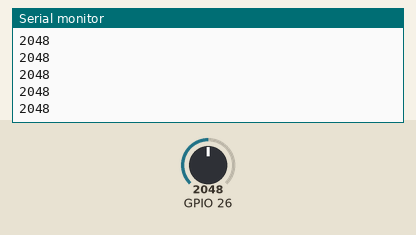
Recording of a sketch running on a simulated ESP32. On the bench: the last lines printed to the serial monitor. Inputs (shaded band) come from the test bench; at power-on: GPIO 26 = 2048.

Above: at 1.2 s.
1.3 s: GPIO 26 set to 2866
At 1.8 s:
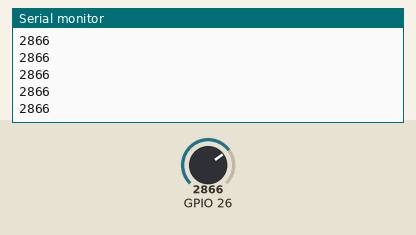
2.8 s: GPIO 26 set to 3603
At 3.6 s:
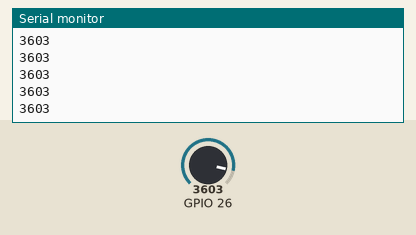
Timing chart, 0 to 5.8 s (numbered marks = the images above; inputs shaded):
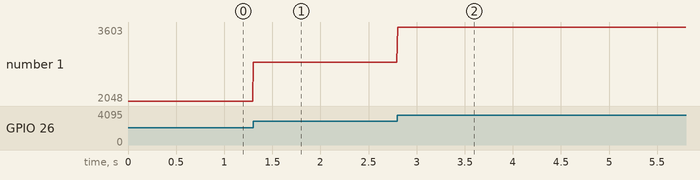

The sketch:

Analog_sensor_with_ESP32_microcontroller_.ino
```cpp
void setup() {
  Serial.begin(9600);
  pinMode(26, INPUT);
}

void loop() {
  int sensorValue = analogRead(26);
  Serial.println(sensorValue);
  delay(1);
}
```

Measured:
- after the input at 1.3 s, the serial monitor: prints a new line at once (image 1)
- after the input at 2.8 s, the serial monitor: prints a new line at once (image 2)
- plotted number 1: 2048 → 2866 after the input at 1.3 s, 2866 → 3603 after the input at 2.8 s
